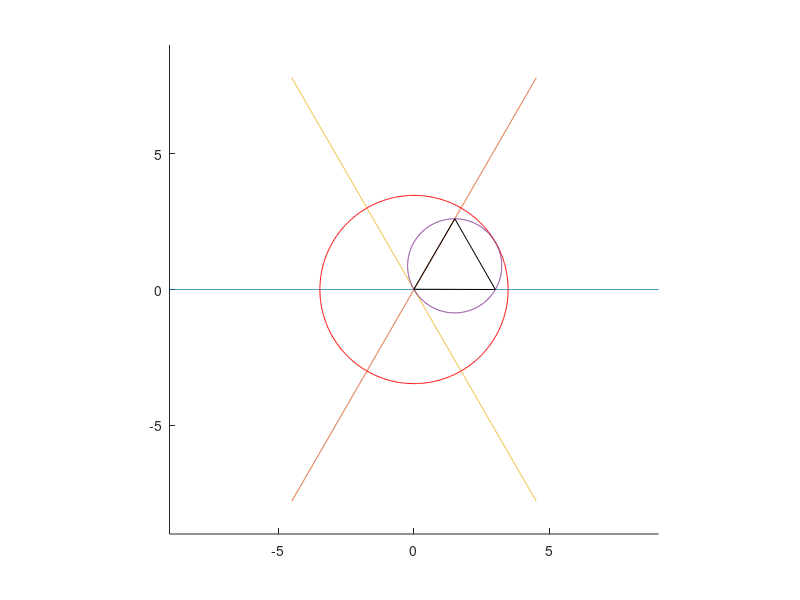
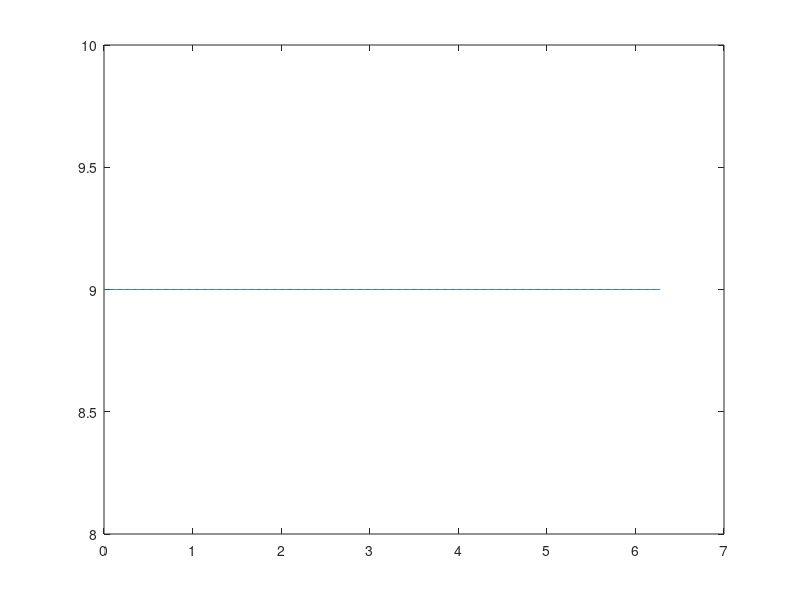

Reproduce these figures in MATLAB, in order.


clear all 
close all 
clc 


L = 3;


alpha = 0:0.01:2*pi;
gamma =  pi/6;
zeta  =  pi/3; 
beta  =  zeta - alpha; 

x1 = tan(gamma).*sin(alpha).*L + cos(alpha).*L;
x2 = (sin(alpha).*L)./cos(gamma);
x3 = (sin(beta).*L )./sin(zeta);  

p1 = [  x1;
        zeros(size(x1))];
p2 = [  -cos(2*zeta)*x2;
        -sin(2*zeta)*x2];
p3 = [  cos(zeta)*x3;
        sin(zeta)*x3];
    
    


% figure;plot(alpha,x1)

figure;hold on ; axis equal; 
axis([-L*3,L*3,-L*3,L*3])

plot(cos(0).*[-3*L:0.01:3*L],sin(0).*[-3*L:0.01:3*L])
plot(cos(zeta).*[-3*L:0.01:3*L],sin(zeta).*[-3*L:0.01:3*L])
plot(cos(2*zeta).*[-3*L:0.01:3*L],sin(2*zeta).*[-3*L:0.01:3*L])

R2 = (L/2)/tan(pi/3) + cos(pi/6)*L
R1 = R2/2;

c1x = cos(alpha).*R1;
c1y = sin(alpha).*R1;

midleC = (p1+p2+p3)./3;

plot(cos(alpha).*R2,sin(alpha).*R2,'r')
H2=plot(c1x + midleC(1,1),c1y + midleC(2,1));


% keyboard 
% for k = 1:numel(alpha)
    k=1;
H = plot([p1(1,k),p2(1,k),p3(1,k),p1(1,k)],[p1(2,k),p2(2,k),p3(2,k),p1(2,k)],'k');
% pause(0.01)
% end

% keyboard 

for k = 1:numel(alpha)
    set(H,'Xdata',[p1(1,k),p2(1,k),p3(1,k),p1(1,k)],'Ydata',[p1(2,k),p2(2,k),p3(2,k),p1(2,k)])
    set(H2,'Xdata',c1x + midleC(1,k),'Ydata',c1y + midleC(2,k))
    pause(0.01)
end

%%% check 

dp12    = p1-p2;
dp13    = p1-p3;
dp23    = p2-p3;

np12    = (dp12(1,:).^2 + dp12(2,:).^2).^0.5;
np13    = (dp13(1,:).^2 + dp13(2,:).^2).^0.5;
np23    = (dp23(1,:).^2 + dp23(2,:).^2).^0.5;

sum(diff(np12))
sum(diff(np13))
sum(diff(np23))

k1 = 1; 
U  = 0.5*k1*x1.^2 +  0.5*k1*x2.^2 +  0.5*k1*x3.^2 ;

figure;plot(alpha,U)

qss = [midleC.',alpha.'];




